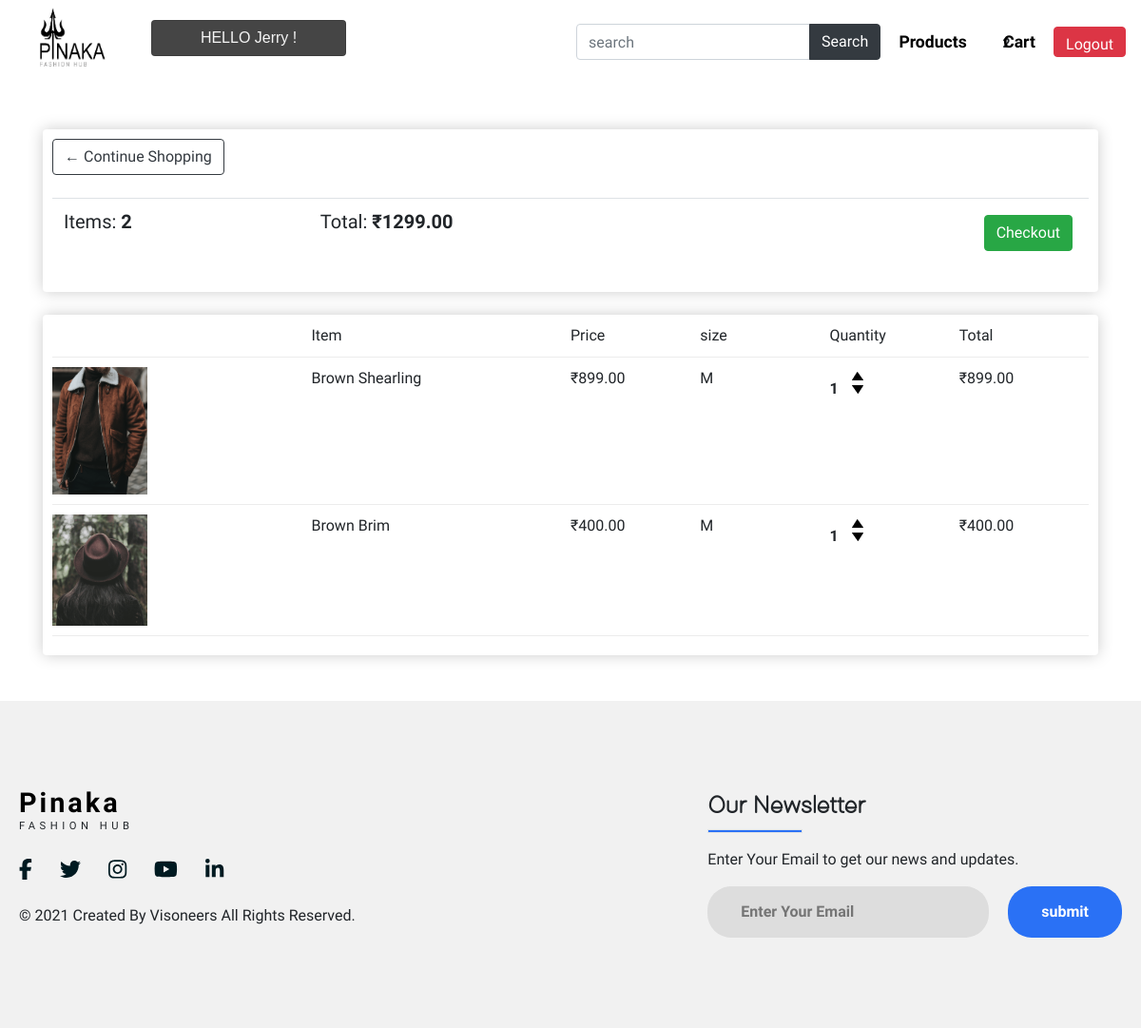
The app's page /cart/ (signed in) with its own data.
### store/models.py (models this page shows, shortened)
class Order(models.Model):
    customer=models.ForeignKey(Customer,on_delete=models.SET_NULL,blank=True,null=True)
    date_orderd=models.DateTimeField(auto_now_add=True)
    complete=models.BooleanField(default=False,null=True,blank=False)
    transaction_id=models.CharField(max_length=200,null=True)
    @property
    def get_cart_total(self):
        orderitems =self.orderitem_set.all()
        total=sum([item.get_total for item in orderitems])
        return total
    @property
    def get_cart_items(self):
        orderitems =self.orderitem_set.all()
        total=sum([item.quantity for item in orderitems])
        return total

class OrderItem(models.Model):
    product=models.ForeignKey(Product,on_delete=models.SET_NULL,blank=True,null=True)
    order=models.ForeignKey(Order,on_delete=models.SET_NULL,blank=True,null=True)
    quantity=models.IntegerField(default=0,null=True,blank=True)
    date_added=models.DateTimeField(auto_now_add=True)
    @property
    def get_total(self):
        total=self.product.price*self.quantity
        return total

class Product(models.Model):
    name=models.CharField(max_length=200,null=True)
    category=models.ForeignKey(Categorie,on_delete=models.SET_NULL,blank=True,null=True)
    price=models.FloatField()
    brand=models.ForeignKey(brand,on_delete=models.CASCADE)
    size=models.ForeignKey(size,on_delete=models.CASCADE)
    color=models.ForeignKey(color,on_delete=models.CASCADE)
    digital=models.BooleanField(default=False,null=True,blank=False)
    image=models.ImageField(null=True,blank=True)
    @property
    def imageURL(self):
        try:
            url=self.image.url #chk
        except:
            url=' '
        return url

class size(models.Model):
    title=models.CharField(max_length=10)
    def __str__(self):
        return (self.title)

### store/views.py (the view)
# urls.py: path('cart/',views.cart,name="cart"),
@login_required(login_url='loginPage')
def cart(request):
    if request.user.is_authenticated:
        customer=request.user.customer
        order,created=Order.objects.get_or_create(customer=customer,complete=False)
        items=order.orderitem_set.all()
        cartItems=order.get_cart_items
    else:
        items=[]
        order={'get_cart_total':0,'get_cart_items':0,'shipping':False}
        cartItems=order['get_cart_items']
    context={'items':items,'order':order,'cartItems':cartItems}
    return render(request,'store/cart.html',context)

### store/templates/store/cart.html
{% extends 'store/main.html' %}
{% load static %}
{% block content %}
<div class="container">
    <br><br>
    <div class="row">
        <div class="col-lg-12">
            <div class="box-element">
                <a class="btn btn-outline-dark" href="{% url 'store'%}">&#x2190; Continue Shopping</a>
                <br>
                <br>
               <table class="table">
                   <tr>
                       <th><h5>Items: <strong>{{order.get_cart_items}}</strong></h5></th>
                       <th><h5>Total:<strong> ₹{{order.get_cart_total|floatformat:2}}</strong></h5></th>
                       <th>
                        <a style="float:right; margin:5px" class="btn btn-success" href="{% url 'checkout'%}">Checkout</a>
                     </th>
                   </tr>
                </table>
            </div>
            <br>
            <div class="box-element">
                <div class="cart-row">
                    <div style="flex:2"></div>
                    <div style="flex:2">Item</div>
                    <div style="flex:1">Price</div>
                    <div style="flex:1">size</div>
                    <div style="flex:1">Quantity</div>
                    <div style="flex:1">Total</div>
                </div>
                {% for item in items %}
            <div class="cart-row">
                    <div style="flex:2"><img class="row-image"src="{{item.product.imageURL}}"></div>
                    <div style="flex:2">{{item.product.name}}</div>
                    <div style="flex:1">₹{{item.product.price|floatformat:2}}</div>
                    <div style="flex:1">{{item.product.size}}</div>
                    <div style="flex:1">
                        <p class="quantity">{{item.quantity}}</p>
                        <div class="quantity">
                            <img data-product={{item.product.id}} data-action="add" class="chg-quantity update-cart" src="{% static  'images/uparrow.png' %}">
                            <img data-product={{item.product.id}} data-action="remove" class="chg-quantity update-cart" src="{% static  'images/downarrow.png' %}">
                        </div>
                    </div>
                    <div style="flex:1">₹{{item.get_total|floatformat:2}}</div>
            </div>
            {% endfor %}
            </div>
        </div>
    </div>
</div>
{% endblock content %}

### store/templates/store/main.html (shortened to what this page needs)
<!DOCTYPE html>
{% load static %}
<html lang="en">
<head>
    <link rel="stylesheet" href="https://cdn.jsdelivr.net/npm/bootstrap@4.5.3/dist/css/bootstrap.min.css"
>
    <link rel="stylesheet" type="text/css" href="{% static 'css/main.css' %}">
    <link rel="stylesheet" type="text/css" href="//cdn.jsdelivr.net/npm/slick-carousel@1.8.1/slick/slick.css">
    <link rel="stylesheet" type="text/css" href="{% static 'css/store.css' %}">
</head>
<body>
    <nav class="navigation ">
        <div class="logo">
            <a data-toggle="tooltip" data-placement="bottom" title="Back to store" href="{% url 'store' %}"><img src="{% static 'images/sample.png' %}"></a>
        </div>
        <div class=" card list-group-item hi-msg"
            style="font-family: sans-serif;">
            HELLO {{user}} !
        </div>
        <ul class="nav-menu">
            <div>
                <form class="form-inline my-2 my-lg-0" action="/search">
                    <div class="input-group">
                        <input name="search" type="text" class="form-control" placeholder="search" />
                        <div class="input-group-append">
                            <button class="btn btn-dark" type="submit" id="button-addon2">Search</button>
                        </div>
                    </div>
                </form>
            </div>
            <li><a href="{% url 'product' %}">Products</a></li>
            <div class="cart-icon">
                <span class='item-count'>{{cartItems}}</span>
                <a href="{% url 'cart' %}"> Cart</a>
            </div>
            <li><button class="hello-msg btn btn-danger" id="logout_btn " data-target="#exampleModal" data-toggle="modal"
                style="height:2rem">Logout</button></li>
        </ul>
    </nav>
    <div class="container-fluid p-0">
        {% block content %}
        {% endblock content %}
    </div>
    <br><br>
    <footer>
        <div class="footer">
            <div class="left-col">
                <div class="heading">
                    <h1><a href="{% url 'store' %}">Pinaka</a></h1>
                    <p>FASHION HUB</p>
                </div>
                <div class="social-media">
                    <a href="#"><i class="fab fa-facebook-f"></i></a>
                    <a href="#"><i class="fab fa-twitter"></i></a>
                    <a href="#"><i class="fab fa-instagram"></i></a>
                    <a href="#"><i class="fab fa-youtube"></i></a>
                    <a href="#"><i class="fab fa-linkedin-in"></i></a>
                </div>
                <p class="rights-text">© 2021 Created By Visoneers All Rights Reserved.</p>
            </div>
            <div class="right-col">
                <h1>Our Newsletter</h1>
                <div class="border"></div>
                <p>Enter Your Email to get our news and updates.</p>
                <form action="" class="newsletter-form">
                    <input type="text" class="txtb" placeholder="Enter Your Email">
                    <input type="submit" class="button" value="submit">
                </form>
            </div>
        </div>
    </footer>
</body>
</html>

### static/css/main.css (style rules this page uses)
html, body { margin: 0; padding: 0; width: 100%; height: 100vh; font-family: 'Open Sans Condensed'; }
a, a:hover { color: black; text-decoration: none; }
.hi-msg { display: flex; top: 13px; position: relative; height: calc(1.5em + .75rem + 2px); width: 15rem; background-color: #454545; color: whitesmoke; justify-content: center; align-items:center; }
.navigation { display: flex; height: 11vh; width: 100%; padding: 0.5rem 1rem; overflow: hidden; margin-bottom: 0; border-bottom: 0; }
.navigation::before { opacity: 0.5; }
.navigation .logo { width: 15%; align-items: center; cursor: pointer; }
.navigation .logo img { width: 100px; height: 100%; padding-left: 1rem; }
.navigation .nav-menu { margin: 0; width: 85%; height: 100%; list-style-type: none; display: flex; align-items: center; justify-content: flex-end; }
.navigation .nav-menu a { padding: 0rem 1.2rem; font-size: 1.1rem; position: relative; font-weight: bold; }
.nav-menu .cart-icon { position: relative; display: flex; align-items: center; justify-content: center; }
.nav-menu .cart-icon .item-count { position: absolute; font-size: 14px; font-weight: bold; padding-top: 4px; padding-right: 27px; }
.cart-row { display: flex; align-items: flex-stretch; padding-bottom: 10px; margin-bottom: 10px; border-bottom: 1px solid #ececec ; }
.row-image { width: 100px; }
.quantity { display: inline-block; font-weight: 700; padding-right: 10px; }
.chg-quantity { width: 12px; cursor: pointer; display: block; margin-top: 5px; transition: 1s; }
footer { background: #f1f1f1; padding: 90px 0; }
.footer { max-width: 1300px; margin: auto; padding: 0 20px; display: flex; justify-content: space-between; align-items: center; flex-wrap: wrap-reverse; }
.heading { display: block; font-size: 1.3rem; letter-spacing: 3px; }
.heading h1 { font-size: 1.8rem; margin-block-end: 0em; font-weight: bold; }
.heading p { font-size: 0.7rem; letter-spacing: 4.5px; margin-block-start: 0em; font-weight: lighter; }
.social-media { margin: 20px 0; }
.social-media a { color: #001a21; margin-right: 25px; font-size: 22px; text-decoration: none; transition: .3s linear; }
.right-col h1 { font-family: "Demure"; font-weight: bold; font-size: 26px; }
.right-col p { margin-block-start: 1em; }
.border { width: 100px; height: 4px; background: #2a71f5; }
.newsletter-form { display: flex; justify-content: center; align-items: center; flex-wrap: wrap; }
.txtb { flex: 1; padding: 15px 35px; font-size: 16px; color: #293043; background: #ddd; border: none; font-weight: 700; outline: none; border-radius: 25px; min-width: 260px; }
.button { padding: 15px 35px; font-size: 16px; color: white; background: #2a71f5; border: none; font-weight: 700; outline: none; border-radius: 25px; margin-left: 20px; cursor: pointer; transition: opacity .3s linear; }

### static/css/store.css (style rules this page uses)
.box-element { box-shadow:hsl(0, 0%, 80%) 0 0 16px; border-radius: 4px; background-color: #fff; padding: 10px; }

### records on screen
Order: get_cart_items "2", get_cart_total "1299.00"
OrderItem: product.imageURL (picture), product.name "Brown Shearling", product.price "899.00", product.size "M", quantity "1", get_total "899.00"
OrderItem: product.imageURL (picture), product.name "Brown Brim", product.price "400.00", product.size "M", quantity "1", get_total "400.00"

### other values on screen
{{ user }} "Jerry"
{{ cartItems }} "2"
